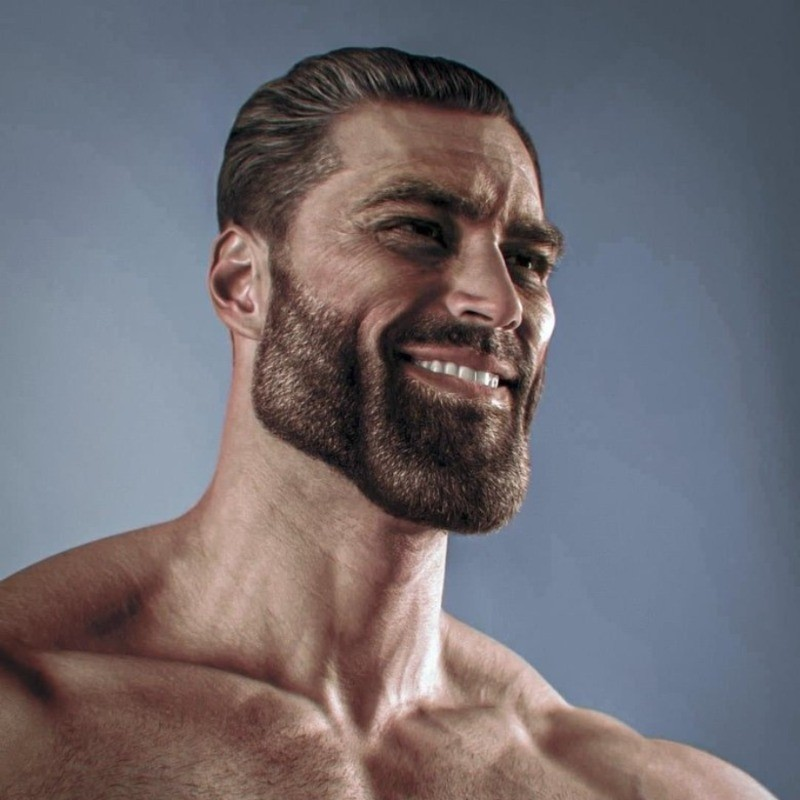
#> input picture MacVis_HW1/gigachad.jpeg, 800 x 800 px, found by its file name
$ python Img2Grey.py
#> lines starting #> are read from the running program, lines starting #| are printed output that depends on the picture
import cv2

# Read an image
image = cv2.imread('gigachad.jpeg')
#> image is the input picture: shape (800, 800, 3); mean B, G, R 114, 108.3, 113.4

# Convert to grayscale
gray_image = cv2.cvtColor(image, cv2.COLOR_BGR2GRAY)
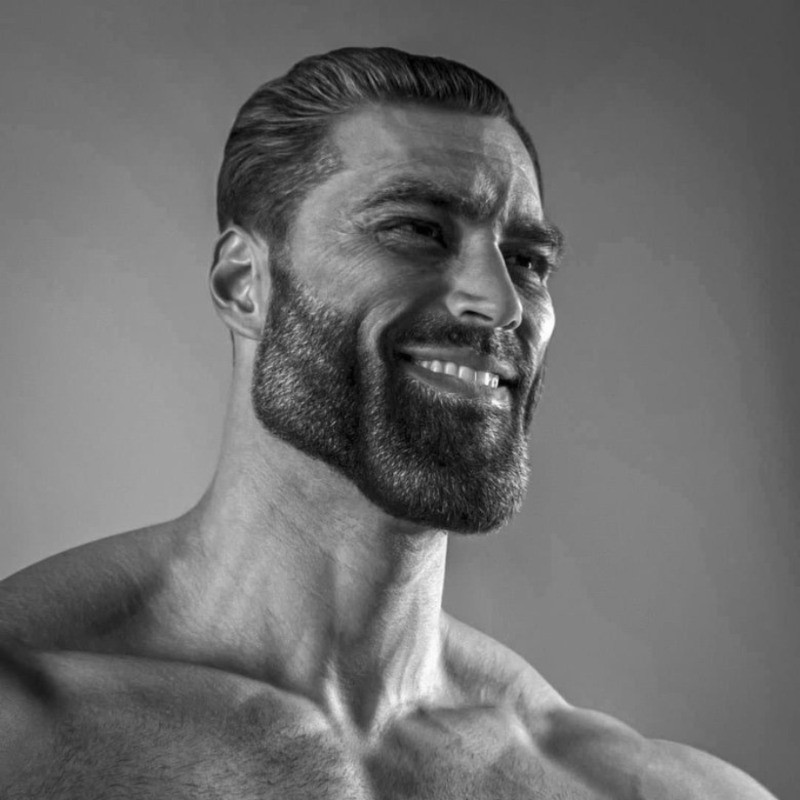
#> gray_image: shape (800, 800); min 0, max 255, mean 110.4

# Save the grayscale image
cv2.imwrite('gray_chad.jpg', gray_image)

# Display the image
cv2.imshow('Grayscale Image', gray_image)
cv2.imshow('Giga Chad Colored', image)
cv2.waitKey(0)
#cv2.destroyAllWindows()

$ run again, with MacVis_HW1/posechad.jpeg copied over MacVis_HW1/gigachad.jpeg
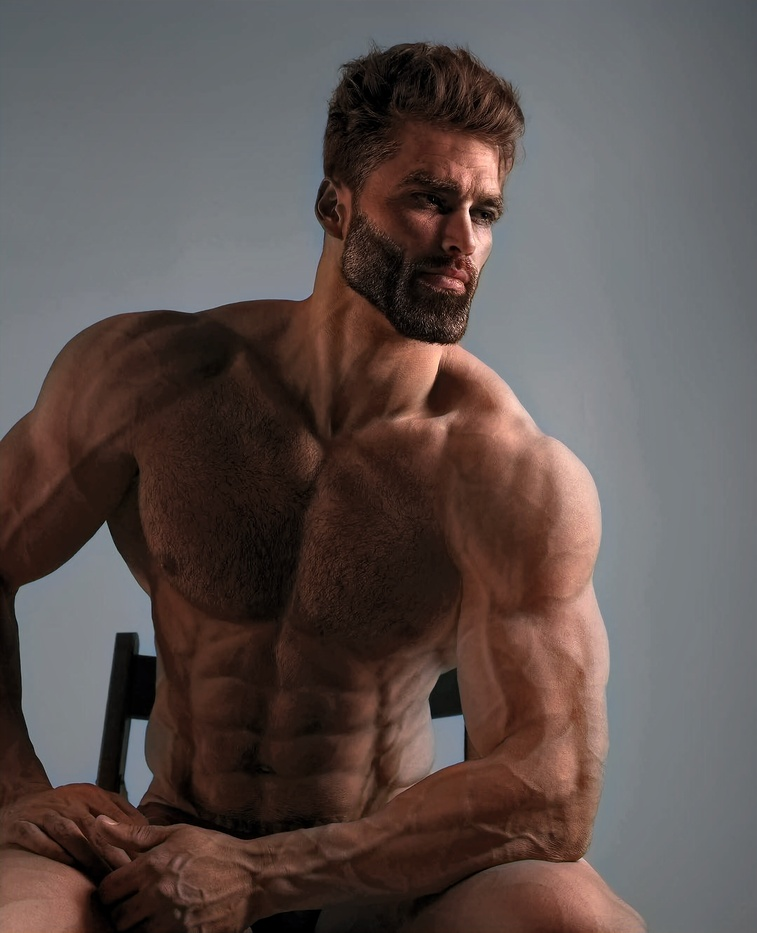
#> input picture MacVis_HW1/posechad.jpeg, 757 x 933 px, shrunk from 2160 x 2662 before the run, found by its file name
#> image is the input picture: shape (933, 757, 3); mean B, G, R 77.9, 80.8, 92.5
#> `gray_image = cv2.cvtColor(image, cv2.COLOR_BGR2GRAY)`:
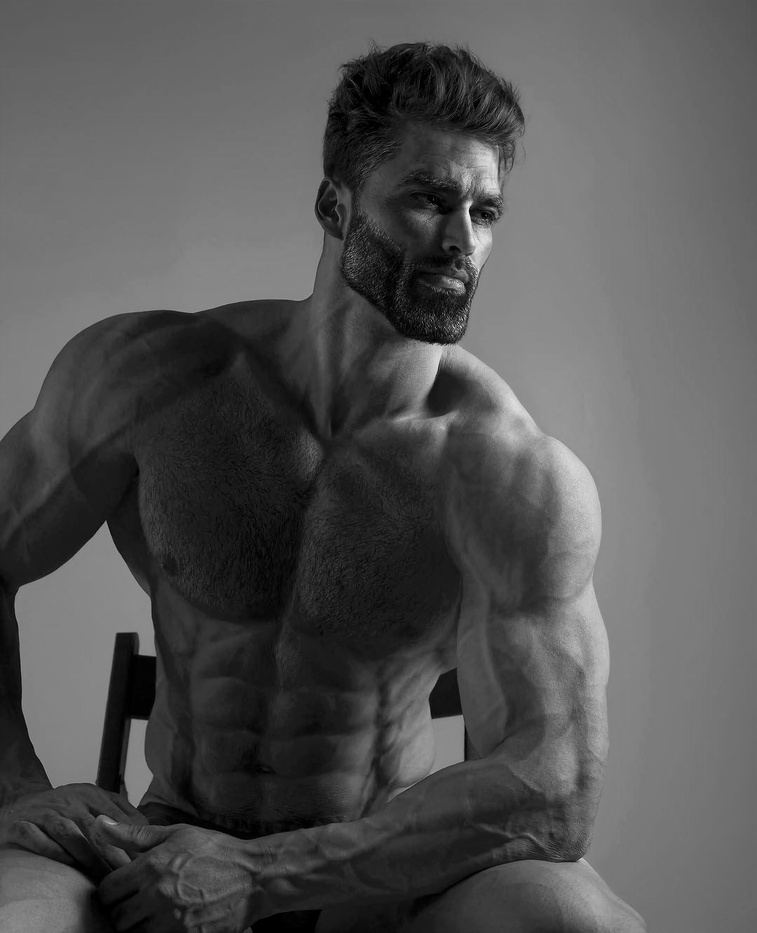
#> gray_image: shape (933, 757); min 0, max 241, mean 84
